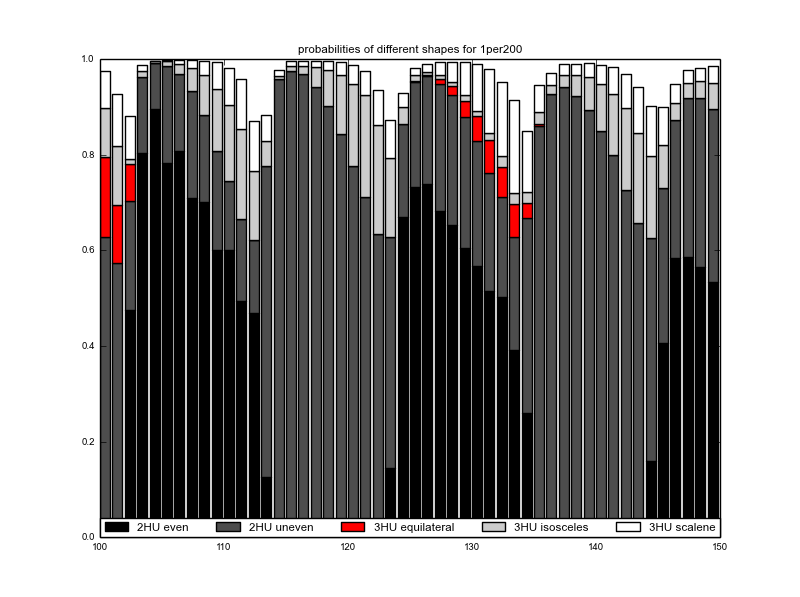

Here is the Python script that generated this plot:
#import csv
from matplotlib.pyplot import *
import pandas as pd

filename="C:\Users\honey66clover\Desktop\Weijuan\DNA\HU\sample pictures2\s4\HU-bound DNA shape_1per200_100-149.csv" 
df=pd.read_table(filename,sep=',')
#print df
x=df['HU/200bp']
HU2even=df['2HU even']
HU2uneven=df['2HU uneven']
HU3equi=df['3HU equilateral']
HU3iso=df['3HU isosceles']
HU3scal=df['3HU scalene']

p21=bar(x,HU2even,color='0',label='2HU even')
p22=bar(x,HU2uneven,color='0.3',bottom=HU2even,label='2HU uneven')
p31=bar(x,HU3equi,color='r',bottom=HU2even+HU2uneven,label='3HU equilateral')
p32=bar(x,HU3iso,color='0.8',bottom=HU2even+HU2uneven+HU3equi,label='3HU isosceles')
p33=bar(x,HU3scal,color='1',bottom=HU2even+HU2uneven+HU3equi+HU3iso,label='3HU scalene')

title('probabilities of different shapes for 1per200')
#legend((p21[0],p22[0],p31[0],p32[0],p33[0]),('2HU even','2HU uneven','3HU equilateral','3HU isosceles','3HU scalene'))
#legend(bbox_to_anchor=(1.05, 1), loc=2, borderaxespad=0.,prop={'size':10})
legend(bbox_to_anchor=(0., 0, 1, .102), loc=3,ncol=5, mode="expand",borderaxespad=0.)
show()
